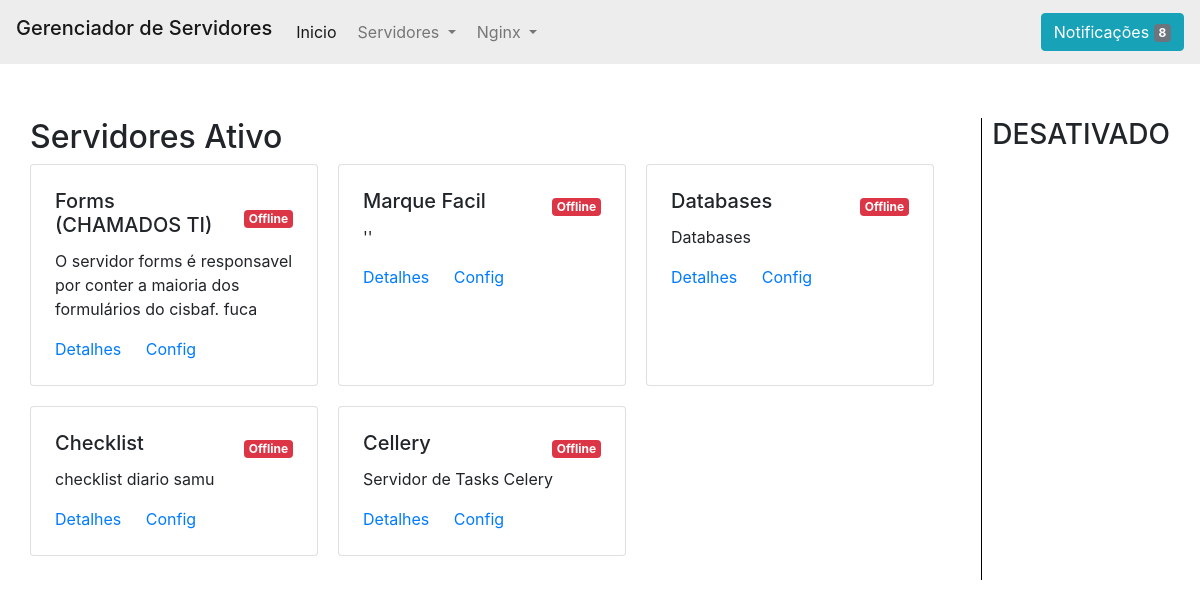
The app's page / (signed in) with its own data.
### program/models.py (models this page shows, shortened)
class Program(models.Model):
    name = models.CharField(max_length=200)
    folder = models.CharField(max_length=200, null=True, blank=True)
    port = models.IntegerField()
    commands = models.CharField(max_length=500)
    desc = models.CharField(max_length=200, null=True, blank=True)
    sleep = models.IntegerField(default=1, null=True)
    password = models.BooleanField(default=False, null=True)
    status = models.BooleanField(default=False, null=True)
    active = models.BooleanField(default=False, null=True)
    type = models.CharField(max_length=100, choices=(("server", "Servidor"), ("service", "Serviço"), ('page', 'Pagina Estatica')))
    process: Optional[subprocess.Popen] = None
    pid: int = None
    init: datetime.datetime = None
    list_programs = []

### program/views.py (the view)
# urls.py: path('', views.index, name='index'),
def index(request):
    if not request.user.is_authenticated or not request.user.is_staff:
        return HttpResponseForbidden("Você não tem permissão para acessar esta página.")
    config = Config.objects.first()
    programs = ListPrograms.get_all()
    programs_enable = [program for program in programs if program.active]
    programs_disabled = [program for program in programs if not program.active]
    context = {
        'programs_enable': programs_enable,
        'programs_disabled': programs_disabled,
        'ip': config.ip_server
    }
    return render(request, 'index.html', implement_context(context))

### controller/list.py (called while the page is built)
  @classmethod
  def get_all(cls):
    if not ListPrograms.programs or not ListPrograms.controller:
      raise Exception("Programas não defindo")
    return ListPrograms.programs

### program/views.py (called while the page is built)
def implement_context(context: dict):
    context['notifications'] = Notification.objects.filter(checked=False)
    return context

### program/templates/index.html (shortened to what this page needs)
{% extends 'base.html' %}
{% block bar_title %}Gerenciador de Servidores{% endblock %}
{% block header %}
  <li class="nav-item dropdown">
    <a class="nav-link dropdown-toggle" id="navbarDropdown" role="button" data-bs-toggle="dropdown" aria-expanded="false">
      Servidores
    </a>
  </li>
  <li class="nav-item dropdown">
    <a class="nav-link dropdown-toggle" id="navbarDropdown" role="button" data-bs-toggle="dropdown" aria-expanded="false">
      Nginx
    </a>
  </li>
{% endblock %}
{% block body %}
  <div class="containerX">
    <div>
      {% if programs_enable %}
        <h2>Servidores Ativo</h2>
        <div class="d-flex flex-row flex-wrap" style="gap:20px;">
          {% for program_h in programs_enable %}
          <div class="card p-4" style="width: 18rem;">
            <div class="d-flex justify-content-between align-items-center">
              <h5 class="card-title">{{ program_h.name }}</h5>
              {% if program_h.status %}
                <div>
                  <span class="badge badge-success" data-toggle="tooltip" data-placement="top" title="STATUS">Online</span>
                  <span class="badge badge-primary" data-toggle="tooltip" data-placement="top" title="PID"> {{ program_h.pid }}</span>
                  <a href="http://{{ip}}:{{program_h.port}}" target="_blank" class="badge badge-light" data-toggle="tooltip" data-placement="top" title="PORT">{{ program_h.port }}</a>
                </div>
              {% else %}
                <span class="badge badge-danger">Offline</span>
              {% endif %}
            </div>
            <p class="card-text">{{ program_h.desc }}</p>
            <div>
              <a href="{% url 'detail'  program_h.pk %}" class="card-link">Detalhes</a>
              <a href="{% url 'admin:program_program_change'  program_h.pk %}" class="card-link" target="_blank">Config</a>
            </div>
          </div>
          {% endfor %}
        </div>
      {% endif %}
      <br>
    </div>
    <div class="containerRigth">
      <h3>DESATIVADO</h3>
    </div>
  </div>
{% endblock %}

### templates/static/css/global.css (style rules this page uses)
.containerX { padding: 30px; display: flex; justify-content: space-around; }
.containerRigth { border-left: 1px solid black; padding-left: 10px; }

### records on screen
Program: name "Forms (CHAMADOS TI)", status "Offline", desc "O servidor forms é responsavel por conter a maioria dos formulários do cisbaf. fuca"
Program: name "Marque Facil", status "Offline", desc "''"
Program: name "Databases", status "Offline", desc "Databases"
Program: name "Checklist", status "Offline", desc "checklist diario samu"
Program: name "Cellery", status "Offline", desc "Servidor de Tasks Celery"

### other values on screen
{{ notifications|length }} "8"
